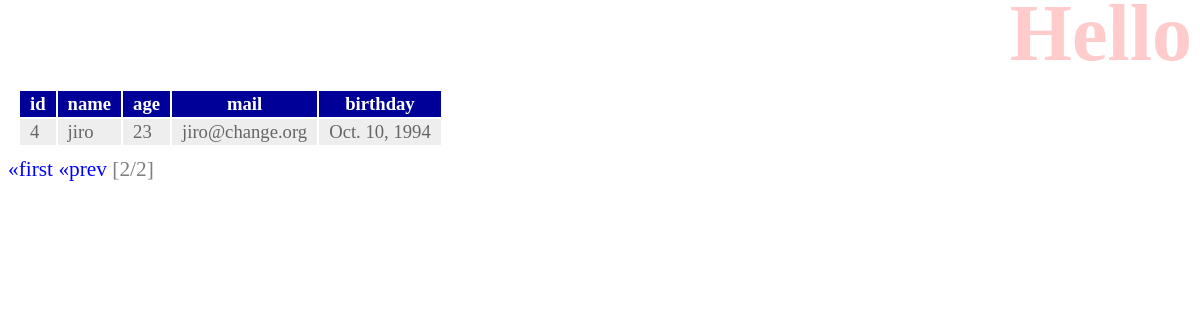
The page /hello/2 on the database as committed earlier.
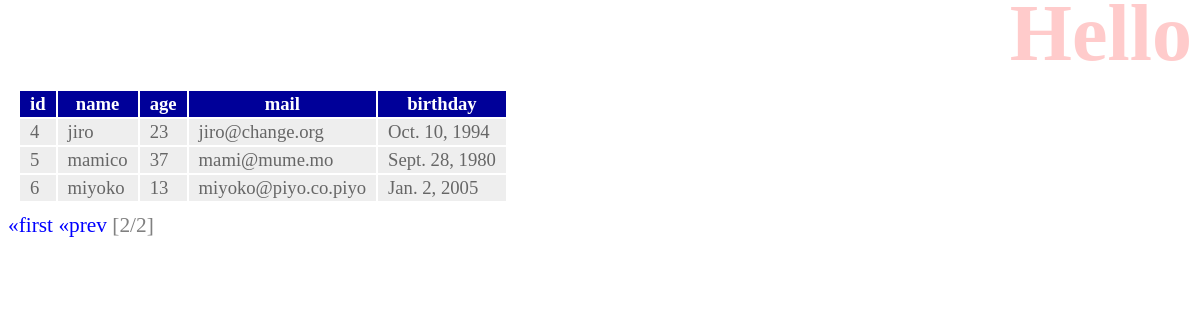
The same page on the database as committed later.
### hello/models.py (models this page shows, shortened)
class Friend(models.Model):
    name = models.CharField(max_length=100,validators=[number_only])
    mail = models.EmailField(max_length=200)
    gender = models.BooleanField()
    age = models.IntegerField()
    birthday = models.DateField()

### hello/views.py (the view)
# urls.py: path('', views.index, name='index'),
def index(request, num=1):
    data = Friend.objects.all()
    page = Paginator(data, 3)
    params = {
                'title': 'Hello',
                'message':'',
                'data': page.get_page(num),
            }
    return render(request, 'hello/index.html' , params)

### hello/templates/hello/index.html (shortened to what this page needs)
{% load static %}
<!doctype html>
<html lang="ja">
<head>
    <link rel="stylesheet" type="text/css" href="{% static 'hello/css/style.css' %}" />
</head>
<body>
    <h1>{{title}}</h1>
    <table>
        <tr>
            <th>id</th>
            <th>name</th>
            <th>age</th>
            <th>mail</th>
            <th>birthday</th>
        </tr>
        {% for item in data %}
        <tr>
            <td>{{item.id}}</td>
            <td>{{item.name}}</td>
            <td>{{item.age}}</td>
            <td>{{item.mail}}</td>
            <td>{{item.birthday}}</td>
        </tr>
        {% endfor %}
    </table>
    <div class="pagination">
        {% if data.has_previous %}
            <a href="{% url 'index' %}">&laquo;first</a>
            <a href="{% url 'index' %}{{data.previous_page_number}}">&laquo;prev</a>
        {% endif %}
            <span class="current">
                [{{data.number}}/{{data.paginator.num_pages}}]
            </span>
    </div>
</body>
</html>

Rows that differ between the two databases and show on the page:
added Friend: id "5", name "mamico", age "37", mail "mami@mume.mo", birthday "Sept. 28, 1980"
added Friend: id "6", name "miyoko", age "13", mail "miyoko@piyo.co.piyo", birthday "Jan. 2, 2005"
